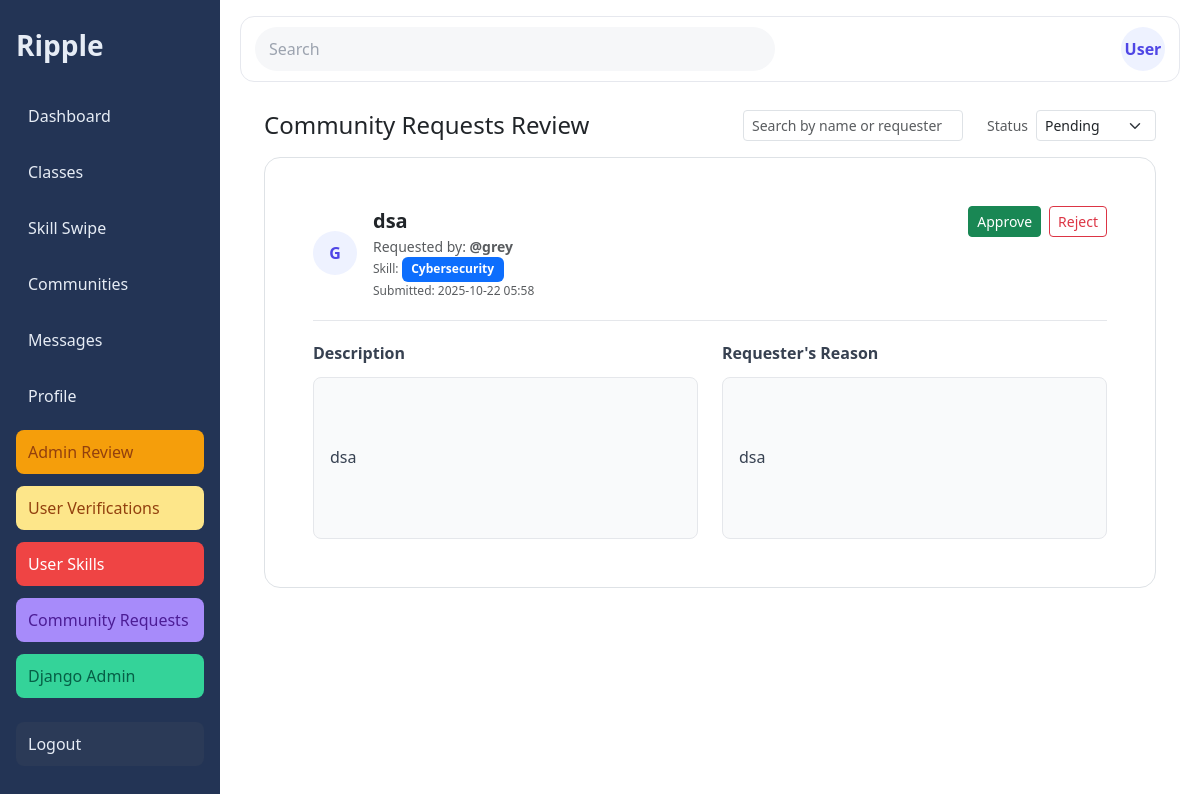
The page /communities/admin/requests/ (signed in) on the database as committed earlier.
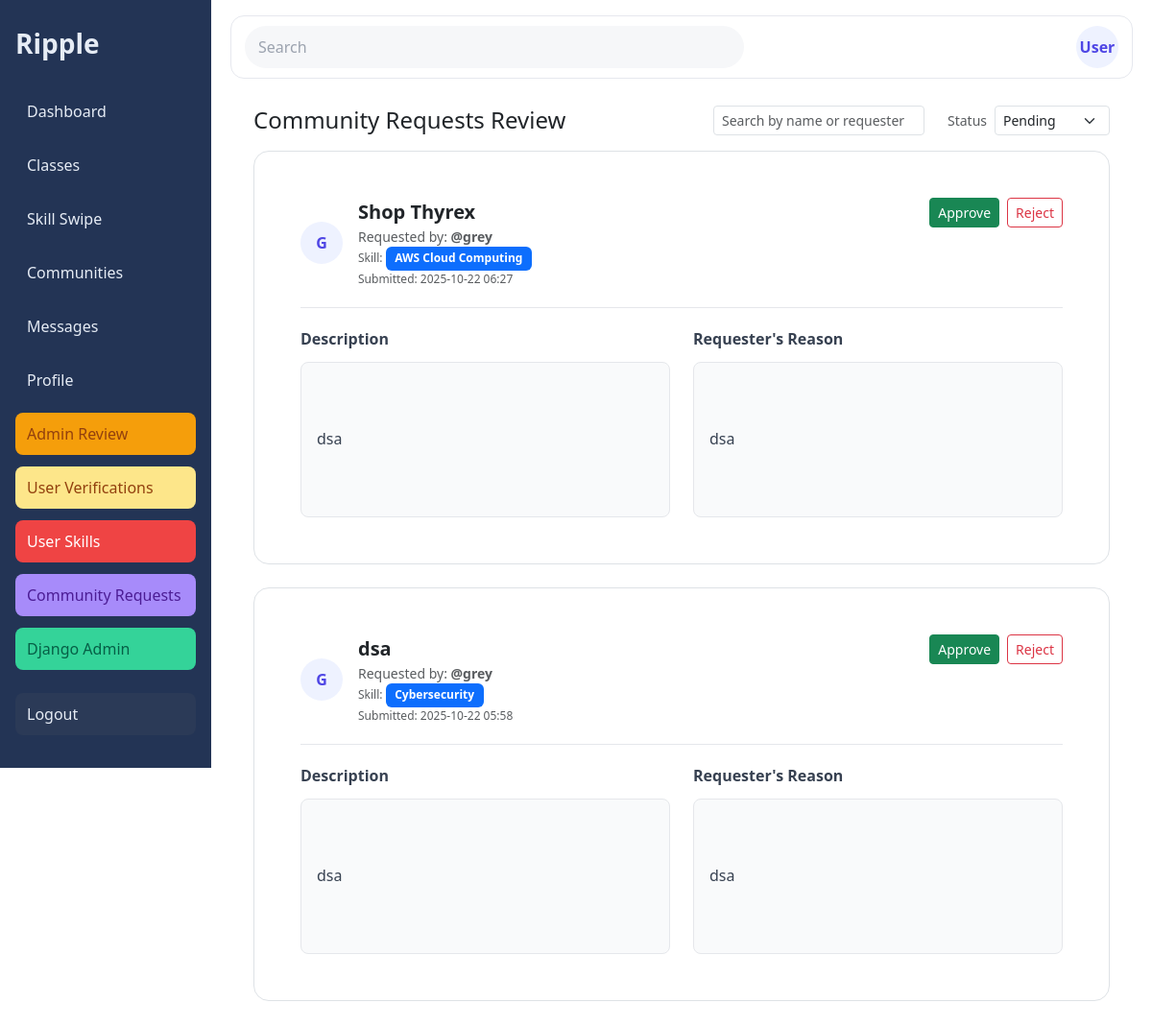
The same page on the database as committed later.
### communities/models.py (models this page shows, shortened)
class CommunityRequest(models.Model):
    PENDING = 'pending'
    APPROVED = 'approved'
    REJECTED = 'rejected'
    STATUS_CHOICES = [
        (PENDING, 'Pending Review'),
        (APPROVED, 'Approved'),
        (REJECTED, 'Rejected'),
    ]
    requester = models.ForeignKey(settings.AUTH_USER_MODEL, on_delete=models.CASCADE, related_name='community_requests')
    name = models.CharField(max_length=140)
    skill = models.ForeignKey(Skill, on_delete=models.CASCADE)
    description = models.TextField()
    reason = models.TextField(help_text="Why do you want to create this community?")
    status = models.CharField(max_length=20, choices=STATUS_CHOICES, default=PENDING)
    admin_notes = models.TextField(blank=True)
    created_at = models.DateTimeField(auto_now_add=True)
    reviewed_at = models.DateTimeField(null=True, blank=True)
    reviewed_by = models.ForeignKey(settings.AUTH_USER_MODEL, on_delete=models.SET_NULL, null=True, blank=True, related_name='reviewed_requests')
    class Meta:
        ordering = ['-created_at']

### skills/models.py (models this page shows, shortened)
class Skill(models.Model):
    name = models.CharField(max_length=120, unique=True)
    description = models.TextField(blank=True)

### communities/views.py (the view)
# urls.py: path('admin/requests/', views.admin_community_requests, name='admin_community_requests'),
@staff_member_required
def admin_community_requests(request):
    status_filter = request.GET.get('status', 'pending')
    allowed_statuses = ['all', 'pending', 'approved', 'rejected']
    if status_filter not in allowed_statuses:
        status_filter = 'pending'
    requests_query = CommunityRequest.objects.select_related(
        'requester', 'skill', 'reviewed_by'
    )
    if status_filter != 'all':
        requests_query = requests_query.filter(status=status_filter)
    requests_list = requests_query.order_by('-created_at')
    return render(request, 'communities/admin_community_requests.html', {
        'requests': requests_list,
        'status_filter': status_filter,
    })

### communities/templates/communities/admin_community_requests.html (shortened to what this page needs)
{% extends 'base.html' %}
{% block content %}
<div class="container" style="max-width:1280px;">
    <div class="d-flex align-items-center justify-content-between flex-wrap gap-2 mb-3">
        <h2 class="h4 m-0">Community Requests Review</h2>
        <div class="d-flex align-items-center gap-2">
            <input id="search-input" type="text" class="form-control form-control-sm" placeholder="Search by name or requester">
            <form method="get" class="d-flex align-items-center gap-2">
                <label class="text-muted small ms-3">Status</label>
                <select name="status" style="width: 120px;" class="form-select form-select-sm" onchange="this.form.submit()">
                    <option value="pending" {% if status_filter == 'pending' %}selected{% endif %}>Pending</option>
                </select>
            </form>
        </div>
    </div>
    {% if requests %}
    <div class="row g-4" id="cards">
        {% for req in requests %}
        <div class="col-12 search-card" data-keywords="{{ req.name }} {{ req.requester.username }} {{ req.skill.name }}">
            <div class="request-card border rounded-4 p-4 p-md-5">
                <div class="d-flex justify-content-between align-items-start gap-3 flex-wrap">
                    <div class="d-flex align-items-center gap-3">
                        <div class="user-pill">{{ req.requester.username|first|upper }}</div>
                        <div>
                            <div class="fw-bold fs-5">{{ req.name }}</div>
                            <div class="text-muted small">Requested by: <strong>@{{ req.requester.username }}</strong></div>
                            <div class="text-muted xsmall">Skill: <span class="badge bg-primary">{{ req.skill.name }}</span></div>
                            <div class="text-muted xsmall">Submitted: {{ req.created_at|date:'Y-m-d H:i' }}</div>
                        </div>
                    </div>
                    {% if req.status == 'pending' %}
                    <div class="d-flex align-items-center gap-2">
                        <a class="btn btn-sm btn-success" href="{% url 'communities:admin_community_request_action' req.id 'approve' %}">Approve</a>
                        <a class="btn btn-sm btn-outline-danger" href="{% url 'communities:admin_community_request_action' req.id 'reject' %}">Reject</a>
                    </div>
                    {% endif %}
                </div>
                <div class="section-divider"></div>
                <div class="row g-4">
                    <div class="col-12 col-md-6">
                        <div class="section-title">Description</div>
                        <div class="description-box">
                            {{ req.description|linebreaks }}
                        </div>
                    </div>
                    <div class="col-12 col-md-6">
                        <div class="section-title">Requester's Reason</div>
                        <div class="description-box">
                            {{ req.reason|linebreaks }}
                        </div>
                    </div>
                </div>
            </div>
        </div>
        {% endfor %}
    </div>
    {% else %}
        <div class="text-center py-5">
            <p class="text-muted">No community requests found for the selected status.</p>
        </div>
    {% endif %}
</div>
{% endblock %}

Rows that differ between the two databases and show on the page:
added CommunityRequest: requester.username|first "G", name "Shop Thyrex", requester.username "grey", skill.name "AWS Cloud Computing", created_at "2025-10-22 06:27", status "Approve", description "dsa", reason "dsa"
